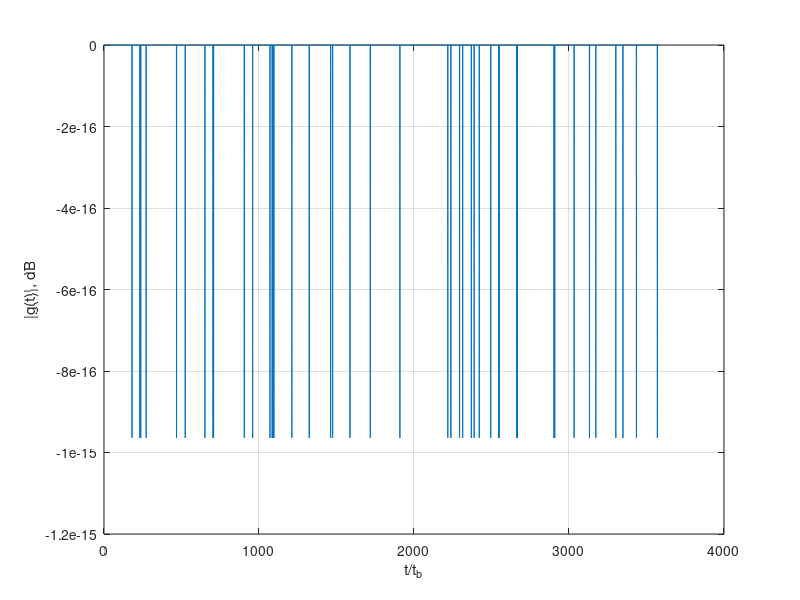
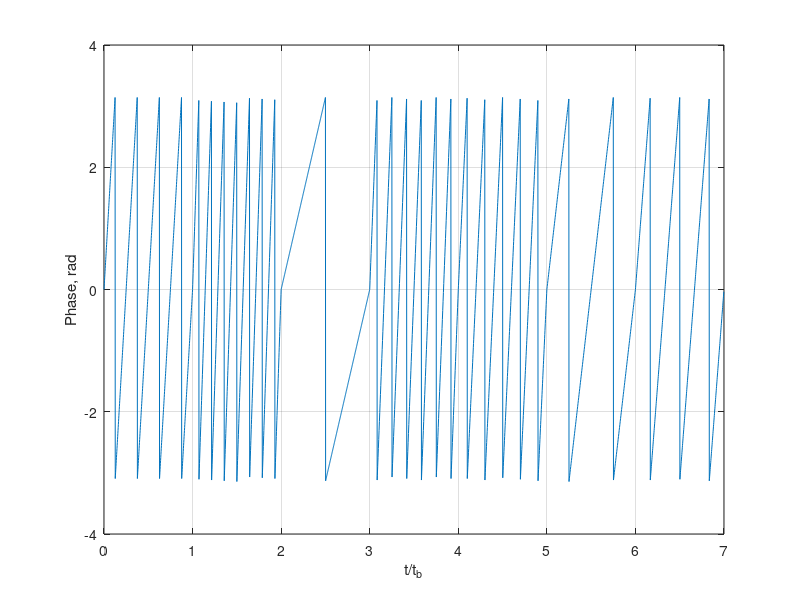
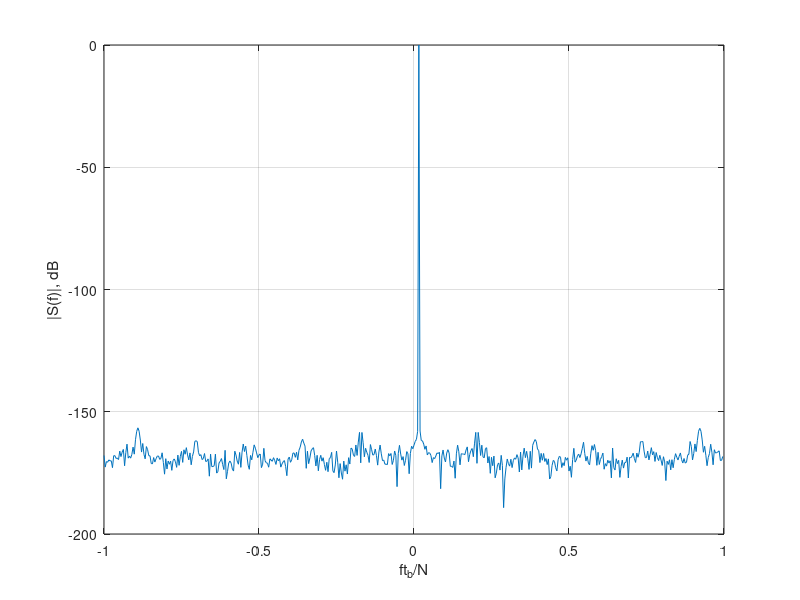

These figures' MATLAB source, in order: (Note: this script raises an error after producing the figures.)
% binary matrix dimension
M = 7;
m = 1:M;

% code sequence
am = [4 7 1 6 5 2 3];

tb = 1;
% signal duration
T = tb*M;
nPointChip = 512;
nPointSignal = M*nPointChip;
step_time = tb/nPointChip;
Fs = 1/step_time;
fm = am/tb;

t = 0:step_time:T - step_time;
sigCostas = zeros(1, nPointSignal);
timeChip = zeros(1, nPointChip);

for c_ = 1:M
    timeChip = nPointChip*(c_-1)+1 : c_*nPointChip;
    sigCostas(timeChip) =  exp(1j*2*pi*fm(c_)*t(timeChip));
end

figure(1);
sig_abs = abs(sigCostas);
sig_norm = sig_abs/max(sig_abs);
sig = 20*log10(sig_norm);
plot(sig);
grid on
xlabel('t/t_b'); ylabel('|g(t)|, dB');

figure(2);
phase_g = angle(sigCostas);
plot(t/tb, phase_g);
grid on
xlabel('t/t_b'); ylabel('Phase, rad');

figure(3);
N = 2048/4;
freq = -N/2:N/2-1;
spec_g = fftshift(fft(sigCostas, N));
spec_norm = spec_g/max(spec_g);
sig = 10*log10(abs(spec_norm));
x_ = tb*freq/N*2;
plot(x_, sig);
xlabel('ft_b/N');
ylabel('|S(f)|, dB'); 
grid on

[afmag,delay,doppler] = ambgfun(sigCostas, 1/step_time,1/(M));
subplot(1,2,1); contour(delay/T,T*doppler,afmag);
grid on
xlabel('\tau/T'); 
ylabel('vT');

subplot(1,2,2); mesh(delay,doppler,afmag);
grid on
xlabel('\tau/T'); ylabel('vT');
[afmag, delay] = ambgfun(sigCostas,1/step_time,1/(M),'Cut','Doppler');

% figure(7);
% plot(delay/tb, 20*log10(afmag));
% grid on
% xlabel('t/t_b'); ylabel('|\chi(\tau, 0)|, dB');
% [afmag, doppler] = ambgfun(sigCostas,1/step_time,1/(M),'Cut','Delay');
% 
% figure(8);
% plot(doppler*tb, 20*log10(afmag));
% grid on
% xlabel('vt_b'); ylabel('|\chi(0, v)|');

